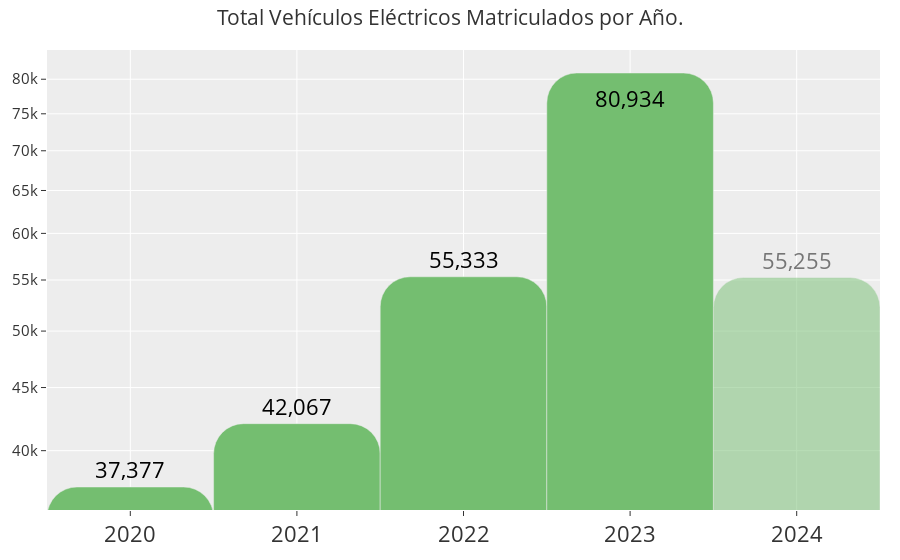

This figure's notebook cell:
### Code cell
# Agrupar por año y contar el total de vehículos matriculados
df_grouped = electricos.groupby("FEC_ANUAL").size().reset_index(name="TOTAL MATRICULADOS")

# Crear el gráfico con barras individuales y una línea que las conecta
fig = go.Figure()

# Definir un umbral basado en el 80% del valor máximo para determinar la posición del texto
umbral = df_grouped["TOTAL MATRICULADOS"].max() * 0.8

# Añadir la serie de datos de barras con transparencia para el año 2024 y posicionamiento dinámico del texto
for i, row in df_grouped.iterrows():
    valor = row["TOTAL MATRICULADOS"]
    text_position = 'inside' if valor > umbral else 'outside'
    opacity_value = 0.5 if row["FEC_ANUAL"] == 2024 else 1.0
    
    fig.add_trace(go.Bar(
        x=[row["FEC_ANUAL"]],
        y=[valor],
        marker=dict(color='#74be70', cornerradius=30),
        opacity=opacity_value,
        width=1,  # Reducir el ancho de las barras para que estén más juntas
        text=f"{valor:,.0f}",
        textposition=text_position,
        textfont=dict(size=22, color='black')
    ))

# # Añadir una línea que conecte los puntos de cada barra
# fig.add_trace(go.Scatter(
#     x=df_grouped["FEC_ANUAL"],
#     y=df_grouped["TOTAL MATRICULADOS"],
#     mode='lines+markers',  # Mostrar línea y puntos
#     line=dict(color='#2f7b6d', width=3),  # Color y estilo de la línea
#     opacity = 0.7,
#     marker=dict(size=6),  # Tamaño de los puntos en la línea
#     showlegend=False  # Ocultar leyenda
# ))

# Configurar el diseño del gráfico
fig.update_layout(
    title="Total Vehículos Eléctricos Matriculados por Año.",
    title_font_size=21,
    # xaxis_title="Año",
    xaxis_title_font_size=18,
    # yaxis_title="Total Matriculados",
    yaxis_title_font_size=18,
    yaxis=dict(type="log", autorange=True, tickfont=dict(size=15)),
    xaxis=dict(tickfont=dict(size=22)),
    margin=dict(l=20, r=20, t=50, b=20),
    showlegend=False
)

# Mostrar el gráfico
fig.show()

### Figure 1 — Plotly figure (JSON) as saved in the notebook; plotly's stock layout.template omitted (floating-point values rounded to 4 significant figures)
{"data": [{"marker": {"color": "#74be70", "cornerradius": 30}, "opacity": 1, "text": "37,377", "textfont": {"color": "black", "size": 22}, "textposition": "outside", "type": "bar", "width": 1, "x": [2020], "y": [37377]}, {"marker": {"color": "#74be70", "cornerradius": 30}, "opacity": 1, "text": "42,067", "textfont": {"color": "black", "size": 22}, "textposition": "outside", "type": "bar", "width": 1, "x": [2021], "y": [42067]}, {"marker": {"color": "#74be70", "cornerradius": 30}, "opacity": 1, "text": "55,333", "textfont": {"color": "black", "size": 22}, "textposition": "outside", "type": "bar", "width": 1, "x": [2022], "y": [55333]}, {"marker": {"color": "#74be70", "cornerradius": 30}, "opacity": 1, "text": "80,934", "textfont": {"color": "black", "size": 22}, "textposition": "inside", "type": "bar", "width": 1, "x": [2023], "y": [80934]}, {"marker": {"color": "#74be70", "cornerradius": 30}, "opacity": 0.5, "text": "55,255", "textfont": {"color": "black", "size": 22}, "textposition": "outside", "type": "bar", "width": 1, "x": [2024], "y": [55255]}], "layout": {"margin": {"b": 20, "l": 20, "r": 20, "t": 50}, "showlegend": false, "title": {"font": {"size": 21}, "text": "Total Vehículos Eléctricos Matriculados por Año."}, "xaxis": {"tickfont": {"size": 22}, "title": {"font": {"size": 18}}}, "yaxis": {"autorange": true, "tickfont": {"size": 15}, "title": {"font": {"size": 18}}, "type": "log"}}}
